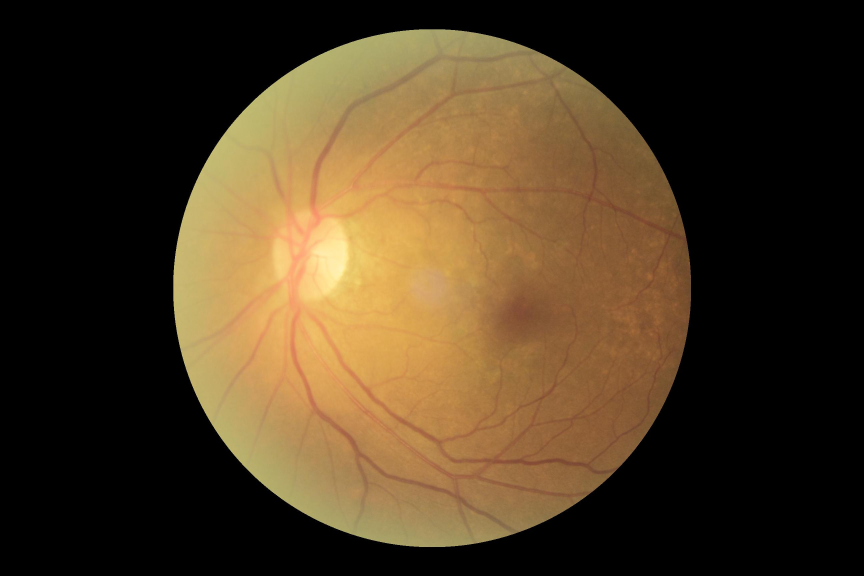
#> input picture data/Internal/ODIR-5K/Training Images/101_left.jpg, 2592 x 1728 px (shown at 1/3 size)
$ python -i quality_check.py   (imports and definitions only)
#> lines starting #> are read from the running program, lines starting #| are printed output that depends on the picture; after the words box and inside, x2 and y2 are one past the last pixel; in counts of white or black regions, pixels touching at a corner belong together
"""Upload check for the DUAL app: is this photo screenable at all?

The check blocks only photos that cannot be screened:
    unreadable   the file is not an image that can be opened
    too_dark     the photo is almost completely black
    not_fundus   no round, reddish fundus area is found (for example a screenshot or a document)

It does NOT block dark, hazy, washed-out or blurry fundus photos. On ODIR
training photos those are often the diseased eyes (a cataract makes the photo
hazy), so they go to the model and get "Uncertain, refer" when the model is
not confident (Task 12).

The app expects a full fundus photo with the camera's dark or white border
(every ODIR training photo has one). A tight crop with no border fails as
not_fundus. The check runs only in the app, never in the evaluation pipeline,
so it does not change which test images are scored.

Thresholds were set on ODIR training photos only; no validation, test or external
data was used.
"""
import cv2
import numpy as np

MAX_SIDE = 1024          # work on a resized copy for speed
DARK_P99 = 15            # 99th percentile brightness below this = almost black
BORDER_TOL = 25          # how far a pixel must differ from the border colour
MIN_AREA_FRAC = 0.05     # fundus must cover at least this share of the photo (lowest training photo: 0.077)
MIN_FILL = 0.45          # fundus outline must fill this share of its enclosing circle (lowest training photo: 0.485)
MIN_RED_BLUE = 0.95      # a fundus is redder than it is blue (lowest training photo: 1.01)

REASONS = {
    "unreadable": "This file can't be opened as a photo",
    "too_dark": "Photo too dark to screen",
    "not_fundus": "This doesn't look like a fundus photo",
}


def _load(photo):
    """Accept a file path or raw bytes (as uploaded)."""
    if isinstance(photo, (bytes, bytearray)):
        if not photo:
            return None
        img = cv2.imdecode(np.frombuffer(photo, np.uint8), cv2.IMREAD_COLOR)
    else:
        img = cv2.imread(str(photo), cv2.IMREAD_COLOR)
    return img


def _resize(img):
    h, w = img.shape[:2]
    s = MAX_SIDE / max(h, w)
    if s < 1:
        img = cv2.resize(img, (round(w * s), round(h * s)), interpolation=cv2.INTER_AREA)
    return img


def _fundus_region(gray):
    """Mask of everything that differs from the border colour (black or white)."""
    h, w = gray.shape
    edge = np.concatenate([gray[0, :], gray[-1, :], gray[:, 0], gray[:, -1]])
    border = float(np.median(edge))
    blurred = cv2.GaussianBlur(gray, (9, 9), 0)
    mask = (np.abs(blurred.astype(np.int16) - border) > BORDER_TOL).astype(np.uint8) * 255
    k = max(5, (min(h, w) // 60) | 1)
    mask = cv2.morphologyEx(mask, cv2.MORPH_CLOSE, np.ones((k, k), np.uint8))
    return mask


def measure(img):
    """The numbers the decision is based on."""
    img = _resize(img)
    gray = cv2.cvtColor(img, cv2.COLOR_BGR2GRAY)
    h, w = gray.shape
    p99 = float(np.percentile(gray, 99))
    mask = _fundus_region(gray)
    contours, _ = cv2.findContours(mask, cv2.RETR_EXTERNAL, cv2.CHAIN_APPROX_SIMPLE)
    if not contours:
        return {"p99": p99, "area_frac": 0.0, "fill": 0.0, "red_blue": 0.0}
    # convex hull: dark fundus edges fade into the border, the hull bridges those gaps
    hull = cv2.convexHull(max(contours, key=cv2.contourArea))
    region = np.zeros_like(gray)
    cv2.drawContours(region, [hull], -1, 255, -1)
    inside = region > 0
    area = float(inside.sum())
    # enclosing circle, clipped to the photo (many fundus cameras cut the circle top and bottom)
    (cx, cy), r = cv2.minEnclosingCircle(hull)
    circle = np.zeros_like(gray)
    cv2.circle(circle, (round(cx), round(cy)), round(r), 255, -1)
    circle_area = float((circle > 0).sum())
    blue, _, red = [ch[inside].astype(np.float32).mean() for ch in cv2.split(img)]
    return {
        "p99": p99,
        "area_frac": area / (h * w),
        "fill": area / circle_area if circle_area else 0.0,
        "red_blue": float(red / (blue + 1e-6)),
    }


def check(photo):
    """Return (status, reason). status is "passed" or "failed"; reason is None when passed."""
    img = _load(photo)
    if img is None or img.size == 0:
        return "failed", "unreadable"
    m = measure(img)
    if m["p99"] < DARK_P99:
        return "failed", "too_dark"
    if m["red_blue"] < MIN_RED_BLUE:
        return "failed", "not_fundus"
    if m["area_frac"] < MIN_AREA_FRAC or m["fill"] < MIN_FILL:
        return "failed", "not_fundus"
    return "passed", None

>>> import cv2
>>> picture = cv2.imread('../data/Internal/ODIR-5K/Training Images/101_left.jpg')
#> picture is the input picture: shape (1728, 2592, 3); mean B, G, R 33.9, 57.7, 75.2
>>> result = measure(picture)
#> in _resize, `img = cv2.resize(img, (round(w * s), round(h * s)), interpolation=cv2...`:
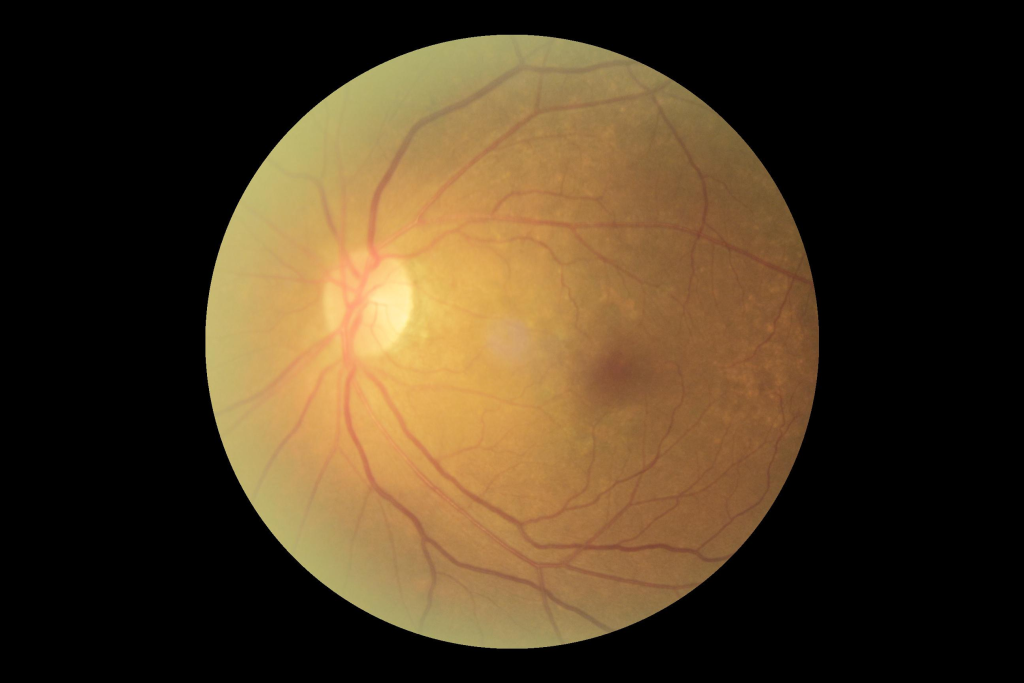
#> img: shape (683, 1024, 3); mean of channels 0, 1, 2 33.9, 57.7, 75.2; drawn as B, G, R
#> in measure, `gray = cv2.cvtColor(img, cv2.COLOR_BGR2GRAY)`:
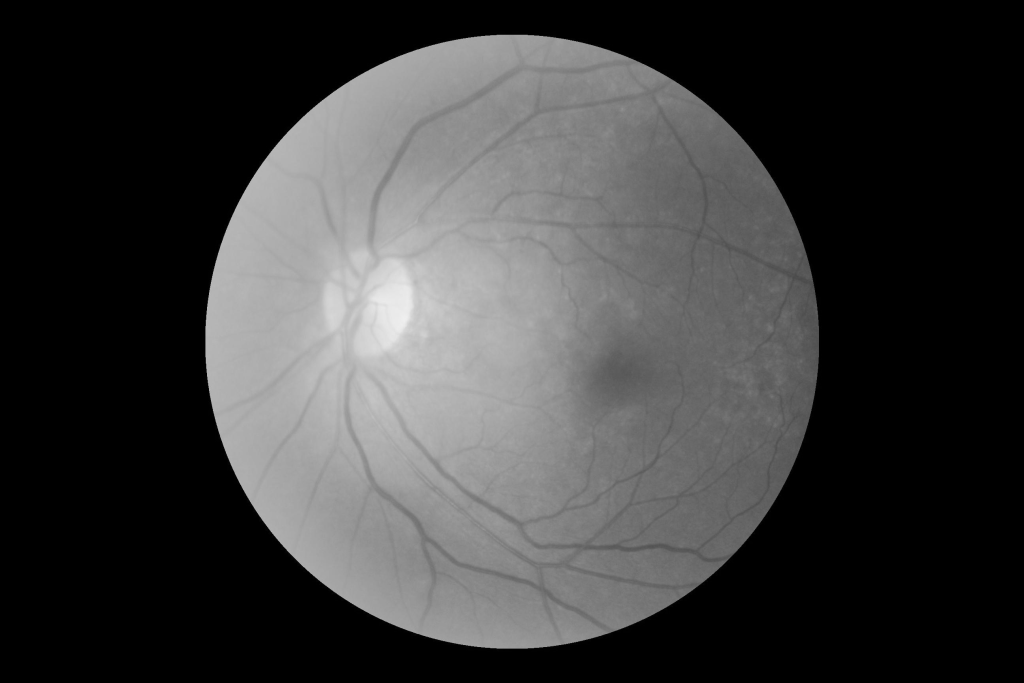
#> gray: shape (683, 1024); min 0, max 239, mean 60.2
#> in measure, `p99 = float(np.percentile(gray, 99))`: p99 = 197
#> in _fundus_region, `edge = np.concatenate([gray[0, :], gray[-1, :], gray[:, 0], gray[:, -1..`: edge = 3414 values from 0 to 0
#> in _fundus_region, `border = float(np.median(edge))`: border = 0
#> in _fundus_region, `mask = (np.abs(blurred.astype(np.int16) - border) > BORDER_TOL).astype..`:
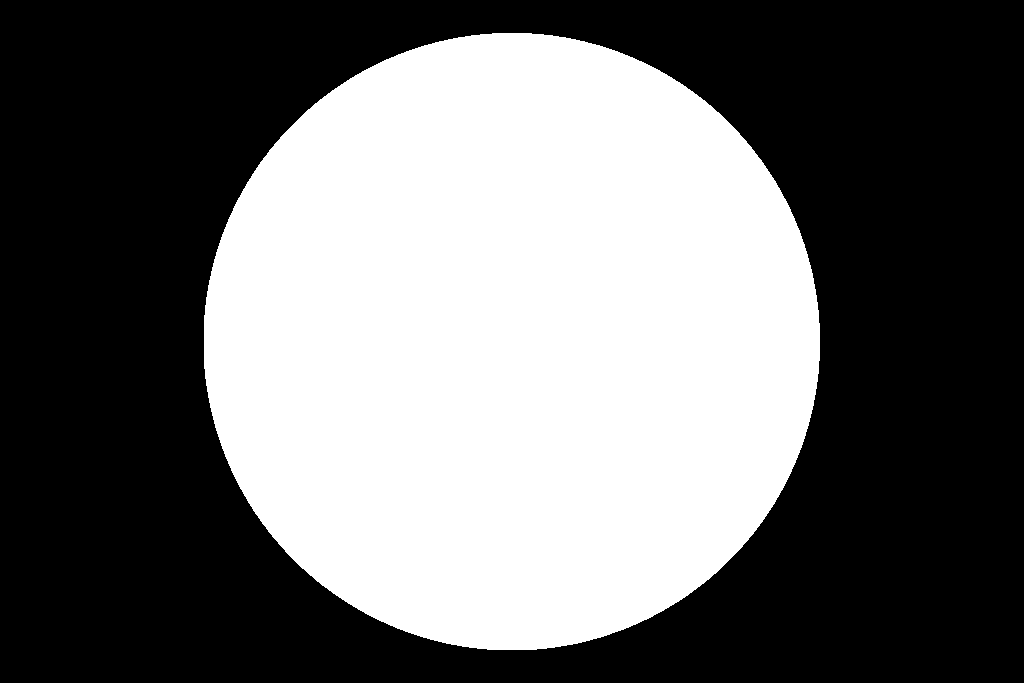
#> mask: shape (683, 1024); 42.8% white; 1 white region
#> in measure, `contours, _ = cv2.findContours(mask, cv2.RETR_EXTERNAL, cv2.CHAIN_APPR..`: contours = 1 contour; box (x1, y1, x2, y2) and area: (204, 33, 820, 650) 298330
#> in measure, `hull = cv2.convexHull(max(contours, key=cv2.contourArea))`: hull = contour of 150 points, box (x1, y1, x2, y2) (204, 33, 820, 650), area 298920
#> in measure, `cv2.drawContours(region, [hull], -1, 255, -1)`: region: shape (683, 1024); 42.9% white; 1 white region, box (x1, y1, x2, y2) and area: (204, 33, 820, 650) 299793
#> in measure, `area = float(inside.sum())`: area = 299793
#> in measure, `(cx, cy), r = cv2.minEnclosingCircle(hull)`: cx = 511.5; cy = 341.2; r = 308.8
#> in measure, `cv2.circle(circle, (round(cx), round(cy)), round(r), 255, -1)`:
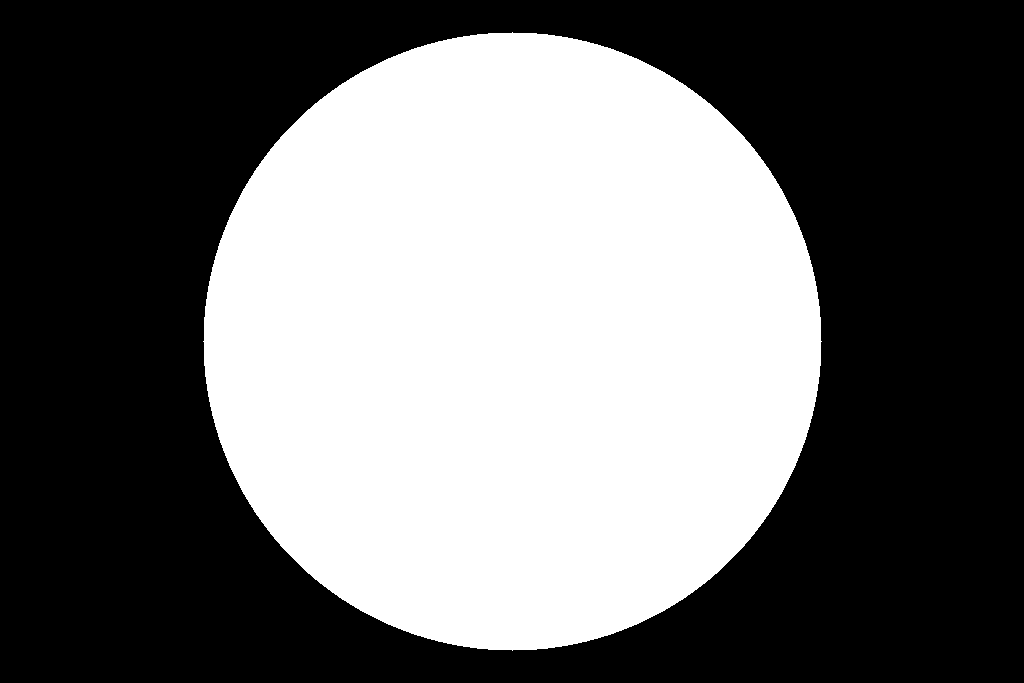
#> circle: shape (683, 1024); 42.9% white; 1 white region, box (x1, y1, x2, y2) and area: (203, 32, 822, 651) 299861
#> in measure, `circle_area = float((circle > 0).sum())`: circle_area = 299861
#> in measure, `blue, _, red = [ch[inside].astype(np.float32).mean() for ch in cv2.spl..`: blue = 78.96; red = 175.5
#> result = {'p99': 197, 'area_frac': 0.429, 'fill': 1, 'red_blue': 2.22}

$ run again, on data/Internal/ODIR-5K/Training Images/1050_left.jpg
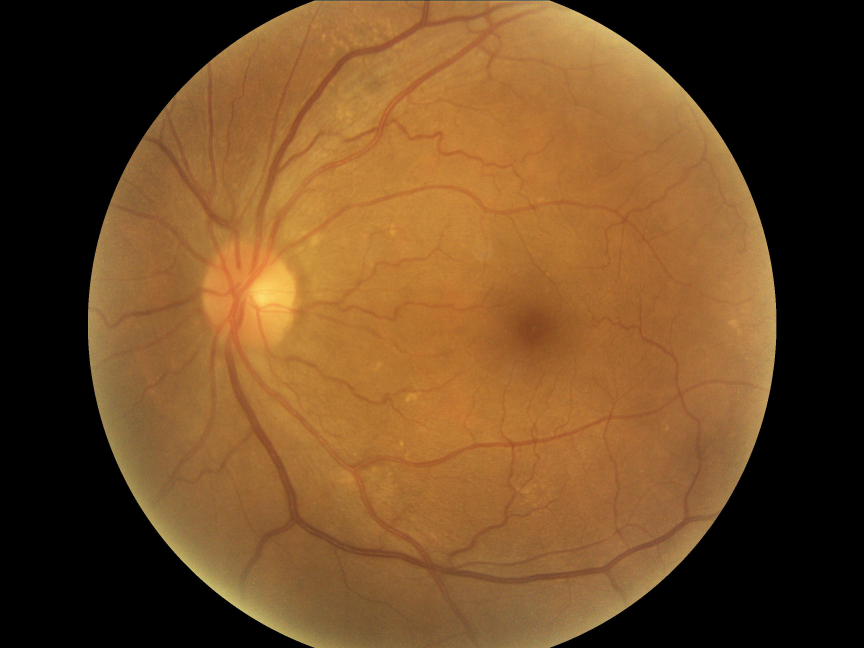
#> input picture data/Internal/ODIR-5K/Training Images/1050_left.jpg, 2592 x 1944 px (shown at 1/3 size)
#> picture is the input picture: shape (1944, 2592, 3); mean B, G, R 37.3, 74.2, 110.1
#> p99 = 163
#> edge = 3584 values, max 154 at index 1399, min 0 at index 0, mean 15.77
#> border = 0
#> in _fundus_region, `mask = (np.abs(blurred.astype(np.int16) - border) > BORDER_TOL).astype..`:
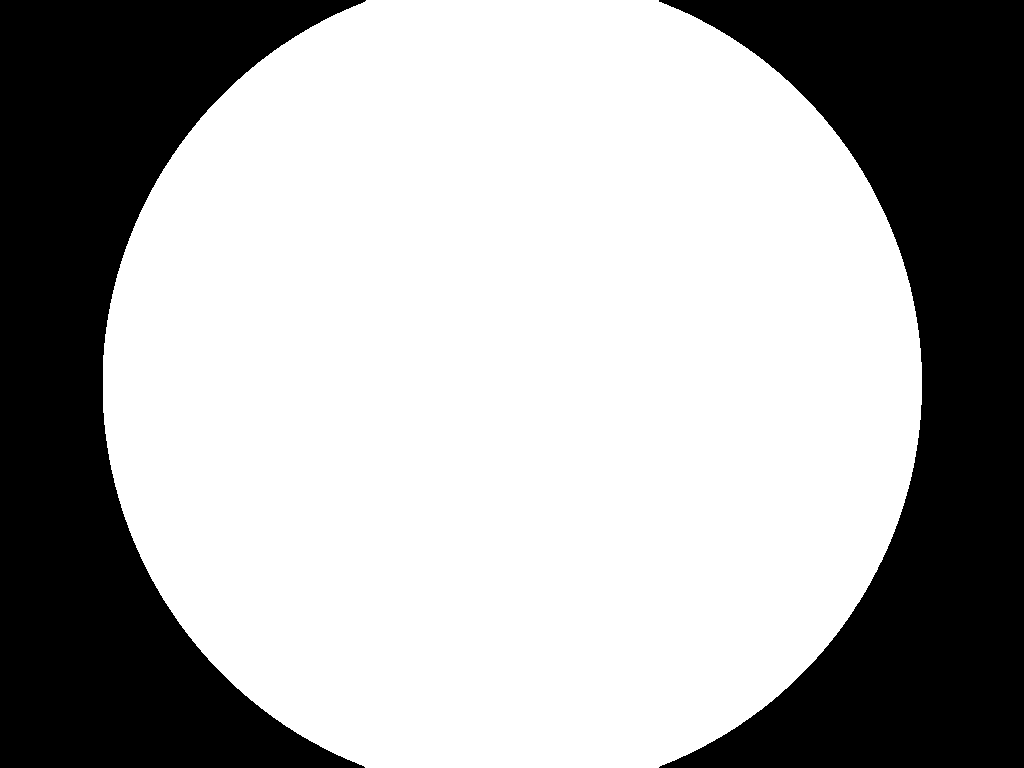
#> mask: shape (768, 1024); 65.8% white; 2 black regions, box (x1, y1, x2, y2) and area: (0, 0, 366, 768) 134588, (659, 0, 1024, 768) 134180
#> contours = 1 contour; box (x1, y1, x2, y2) and area: (103, 0, 922, 768) 516690
#> hull = contour of 125 points, box (x1, y1, x2, y2) (103, 0, 922, 768), area 517730
#> region: shape (768, 1024); 66% white; 2 black regions, box (x1, y1, x2, y2) and area: (0, 0, 353, 768) 133955, (671, 0, 1024, 768) 133591
#> area = 518886
#> cx = 511.5; cy = 383.7; r = 415.2
#> in measure, `cv2.circle(circle, (round(cx), round(cy)), round(r), 255, -1)`:
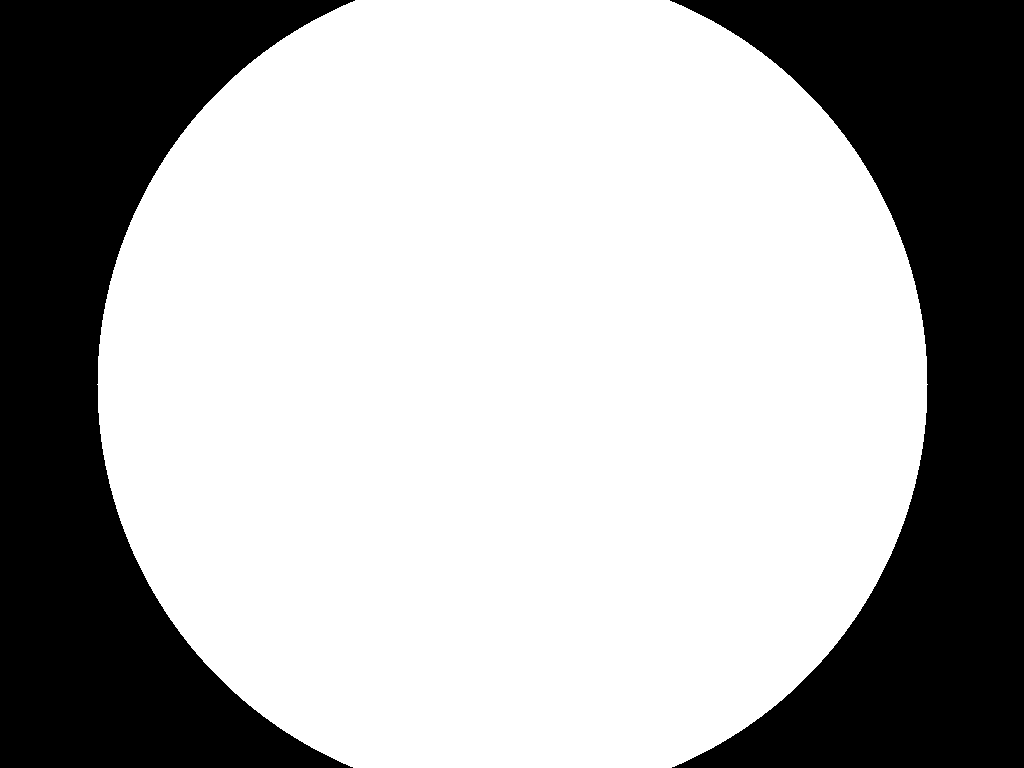
#> circle: shape (768, 1024); 67.1% white; 2 black regions, box (x1, y1, x2, y2) and area: (0, 0, 355, 768) 129656, (670, 0, 1024, 768) 128888
#> circle_area = 527888
#> blue = 56.56; red = 166.8
#> result = {'p99': 163, 'area_frac': 0.66, 'fill': 0.983, 'red_blue': 2.95}

$ run again, on data/Internal/ODIR-5K/Training Images/120_left.jpg
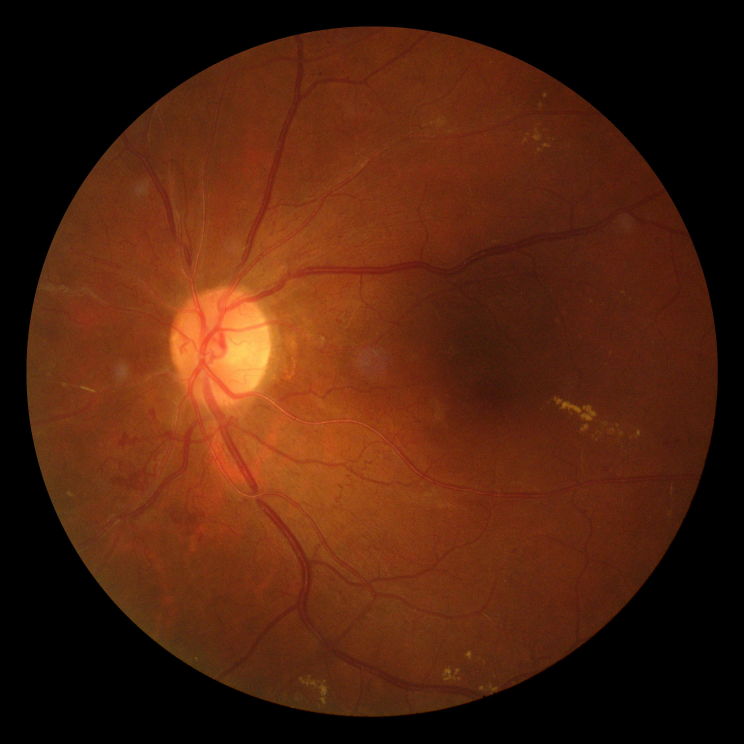
#> input picture data/Internal/ODIR-5K/Training Images/120_left.jpg, 2976 x 2976 px (shown at 1/4 size)
#> picture is the input picture: shape (2976, 2976, 3); mean B, G, R 13.2, 33.9, 78.9
#> p99 = 153
#> edge = 4096 values from 0 to 0
#> border = 0
#> in _fundus_region, `mask = (np.abs(blurred.astype(np.int16) - border) > BORDER_TOL).astype..`:
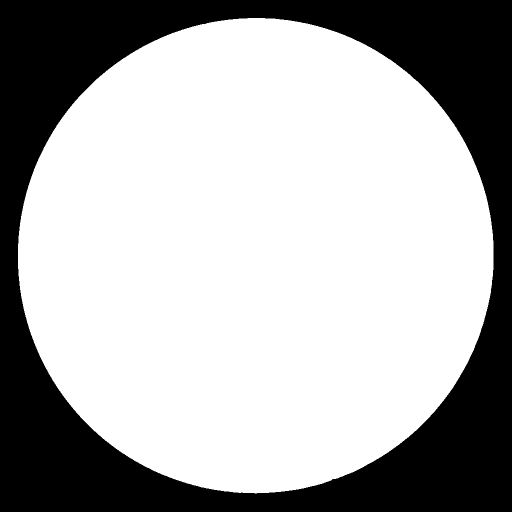
#> mask: shape (1024, 1024) (shown at 1/2 size); 67.7% white; 1 black region, box (x1, y1, x2, y2) and area: (0, 0, 1024, 1024) 338700
#> contours = 1 contour; box (x1, y1, x2, y2) and area: (36, 36, 987, 987) 708535
#> hull = contour of 187 points, box (x1, y1, x2, y2) (36, 36, 987, 987), area 709598
#> region: shape (1024, 1024); 67.8% white; 1 black region, box (x1, y1, x2, y2) and area: (0, 0, 1024, 1024) 337639
#> area = 710937
#> cx = 511.1; cy = 511.5; r = 476.1
#> in measure, `cv2.circle(circle, (round(cx), round(cy)), round(r), 255, -1)`:
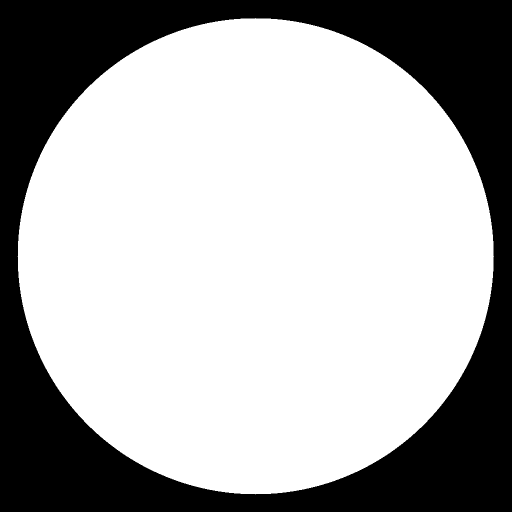
#> circle: shape (1024, 1024) (shown at 1/2 size); 67.9% white; 1 black region, box (x1, y1, x2, y2) and area: (0, 0, 1024, 1024) 336783
#> circle_area = 711793
#> blue = 19.5; red = 116.3
#> result = {'p99': 153, 'area_frac': 0.678, 'fill': 0.999, 'red_blue': 5.96}
